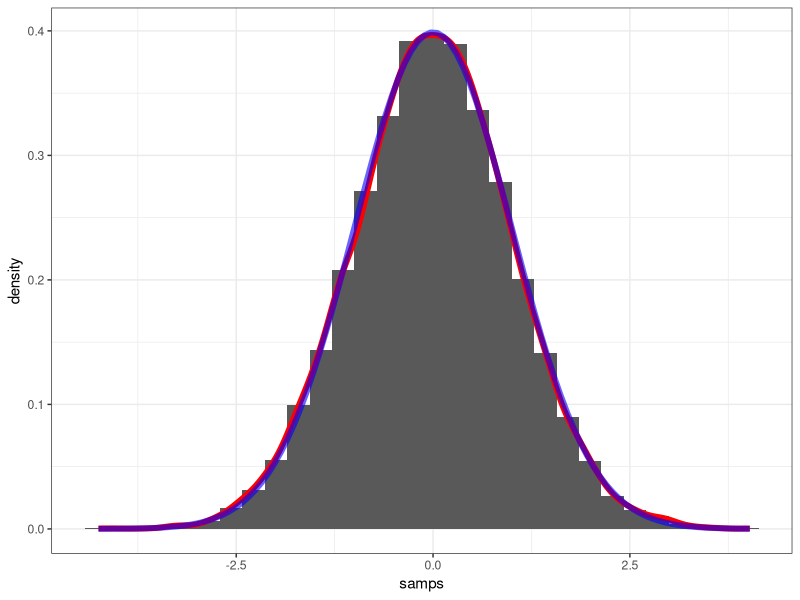
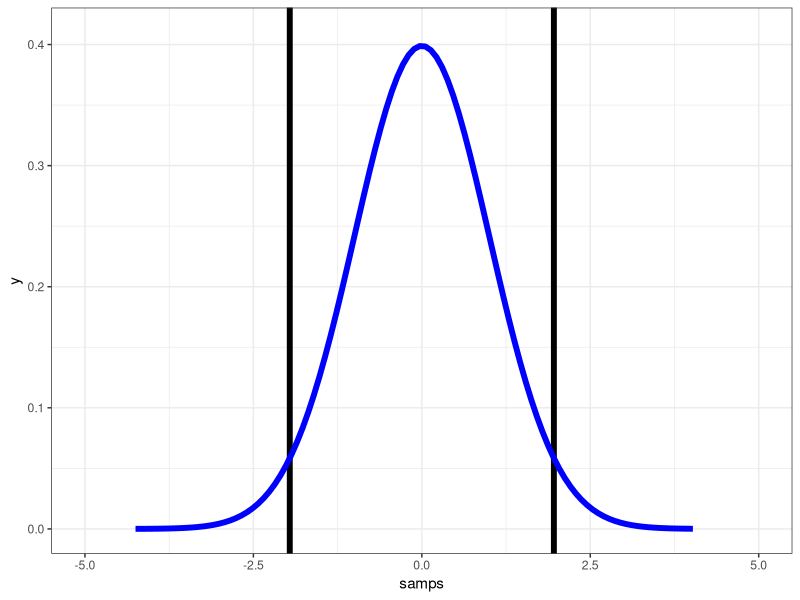
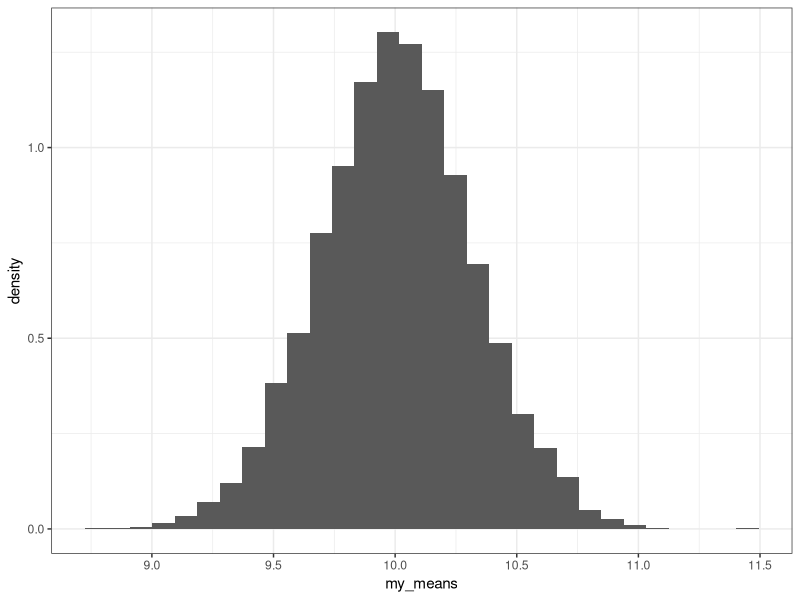
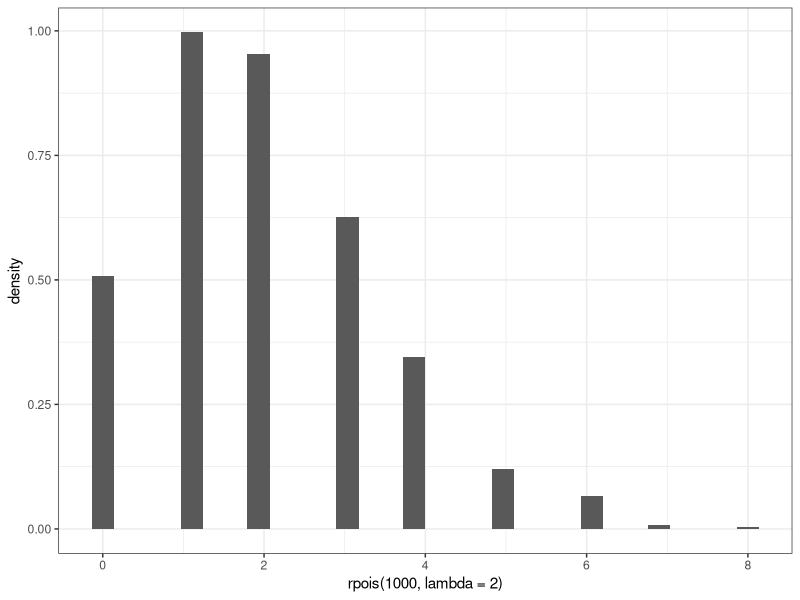
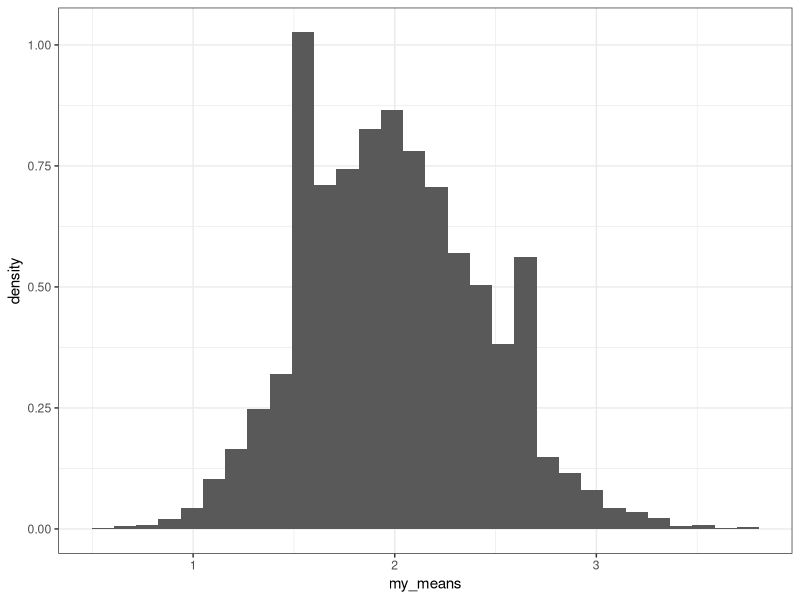

Recreate these plots in R, in order.
# In class notes - lecture 4

1*1/8 + 2*1/8 + 3*1/8 + 4*1/8 + 5*1/8 + 6*3/8

(1/6) * sum(1:6)

## Draw samples from standard normal

stdnorm_samps <- data.frame( samps = rnorm( n = 10000, mean = 0, sd = 1) )

stdnorm_samps$samps

library(ggplot2)

ggplot(data = stdnorm_samps, aes(x = samps)) +
  geom_histogram( aes(y = ..density..) ) +
  geom_density(colour = "red", size = 2) +
  stat_function( fun = dnorm, colour = "blue", alpha = 0.6, size = 2) +
  theme_bw()


## ---------------------------------------------------------———————— ##

my_data <- rnorm( 1000, mean = 50, sd = 10)

mean(my_data)
sd(my_data)


my_data_ztransformed <- (my_data - mean(my_data)) / sd(my_data)

mean(my_data_ztransformed)
sd(my_data_ztransformed)

## ---------------------------------------------------------———————— ##
## 95% interval

?qnorm
qnorm( p = 0.025)
qnorm( p = 0.975)

qnorm( p = 0.025, mean = 10)
qnorm( p = 0.975, mean = 10)

ggplot(data = stdnorm_samps, aes(x = samps)) +
  coord_cartesian(xlim = c(-5, 5), ylim = c(0, 0.41)) +
  geom_vline(xintercept = c(-1.96, 1.96), size = 2 ) +
  stat_function( fun = dnorm, colour = "blue", size = 2) +
  theme_bw()

## ---------------------------------------------------------———————— ##
## The Central Limit Theorem

### The distribution of sample means is

#### Challenge

# 1. Take 100 samples of 10 observations from a normal distribution with a mean of 0 and a standard deviation of 1. Calculate the mean of each sample. Plot a histogram of the means.
# 2. Increase the number of samples. How does this affect the outcome?
# 3. Increase the number of observations. How does this affect the outcome?

# Part 1. 
my_means <- c()

num_samples <- 10000
num_obs <- 100

for ( ind in 1:num_samples){
  # Draw observations from standard normal
  obs_from_dist <- rnorm(10, mean = 10)
  
  # Calculate mean of obs
  mean_of_obs <- mean(obs_from_dist)
  
  # Add the mean value to my_means
  my_means <- c( my_means, mean_of_obs)
}

ggplot() +
  geom_histogram(data = NULL, aes( x = my_means, y = ..density..) ) +
  theme_bw()

mean(my_means)
sd(my_means)


## Use a different distribution

ggplot() +
  geom_histogram( data = NULL, aes( x = rpois(1000, lambda = 2), y = ..density..) ) +
  theme_bw()


my_means <- c()

num_samples <- 10000
num_obs <- 100

for ( ind in 1:num_samples){
  # Draw observations from standard normal
  obs_from_dist <- rpois(10, lambda = 2)
  
  # Calculate mean of obs
  mean_of_obs <- mean(obs_from_dist)
  
  # Add the mean value to my_means
  my_means <- c( my_means, mean_of_obs)
}

ggplot() +
  geom_histogram(data = NULL, aes( x = my_means, y = ..density..) ) +
  theme_bw()

## ---------------------------------------------------------———————— ##

## Standard error of the mean


